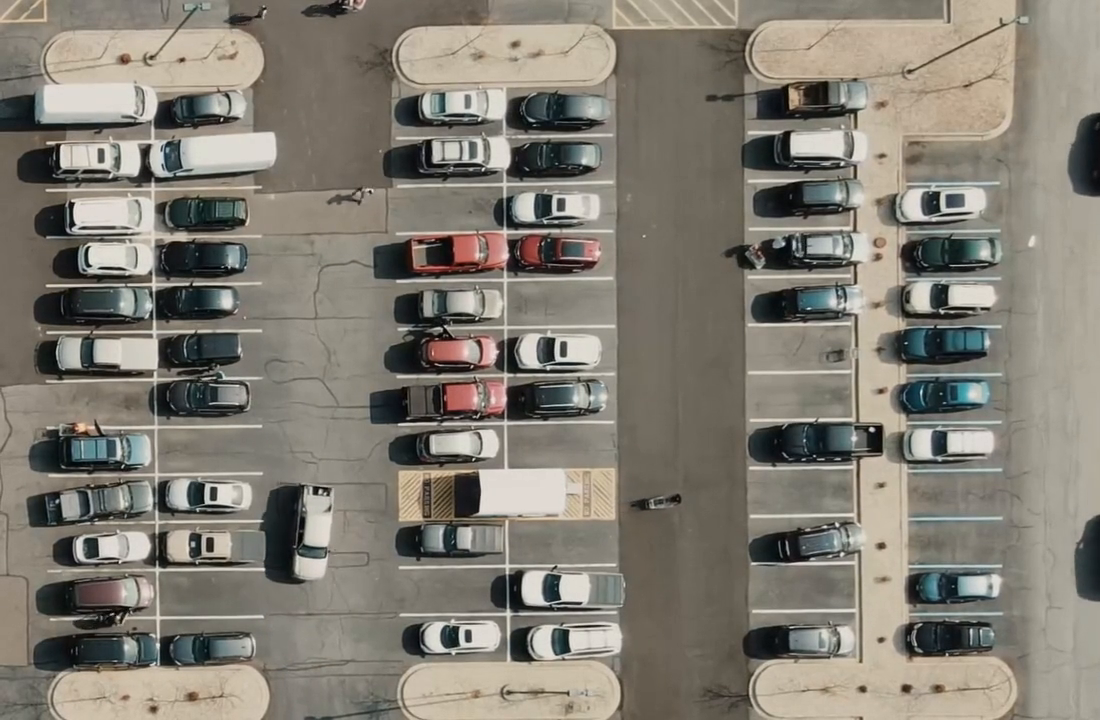
#> input picture frame 67 of data/reversed.mp4, 1100 x 720 px
$ python main.py
#> lines starting #> are read from the running program, lines starting #| are printed output that depends on the picture; after the words box and inside, x2 and y2 are one past the last pixel; in counts of white or black regions, pixels touching at a corner belong together
import sys
from matplotlib.style import available
import numpy as np
import pickle
import cv2
import cvzone
from pathlib import Path
import eel
import threading

# Global vars
VIDEO_LOCATION = str(Path("data/reversed.mp4"))
WIDTH, HEIGHT = 107, 48


try:
    with open("compDict.p", "rb") as x:
#> (reads compDict.p from the repository)
#> further down, feed is the input picture: shape (720, 1100, 3); mean B, G, R 115.8, 125.9, 130.8
        mainDict = pickle.load(x)
        Dict = mainDict
except FileNotFoundError:
    sys.exit("Run Slots.py first to generate slots to watch")


def process(feed):

    # the image has been converted to grayscale and blurred
    processed = cv2.GaussianBlur((cv2.cvtColor(feed, cv2.COLOR_BGR2GRAY)), (3, 3), 1)
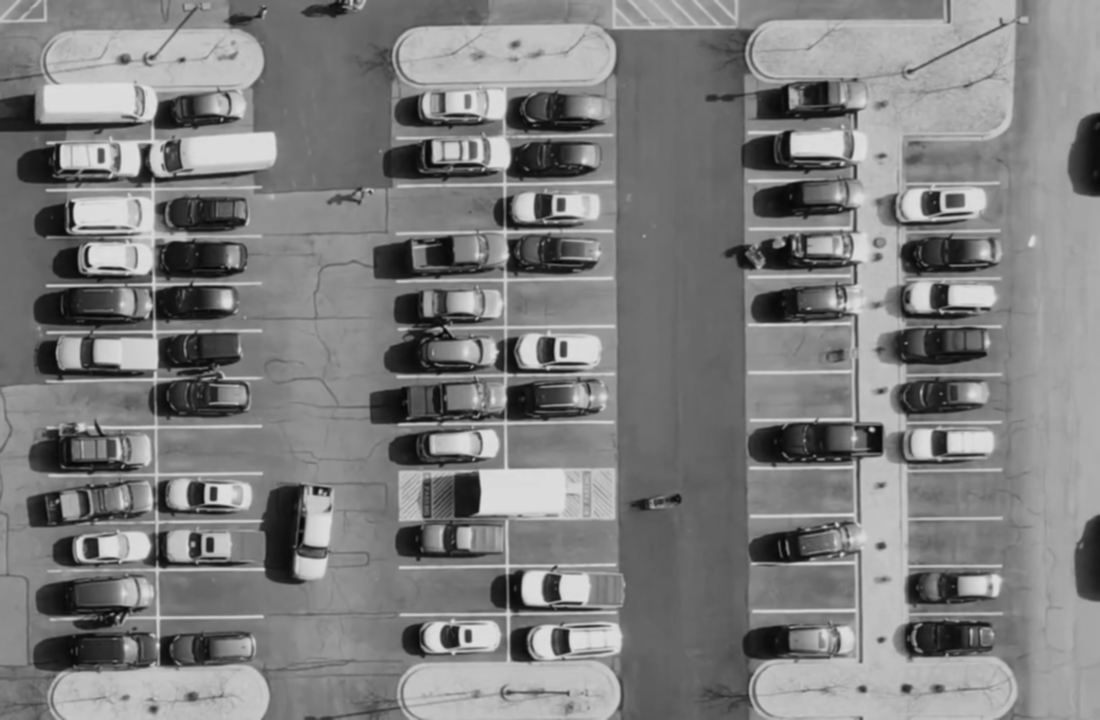
#> processed: shape (720, 1100); min 4, max 223, mean 126.2

    # converting to binary image map
    threshold = cv2.adaptiveThreshold(
        processed, 255, cv2.ADAPTIVE_THRESH_GAUSSIAN_C, cv2.THRESH_BINARY_INV, 25, 16
    )
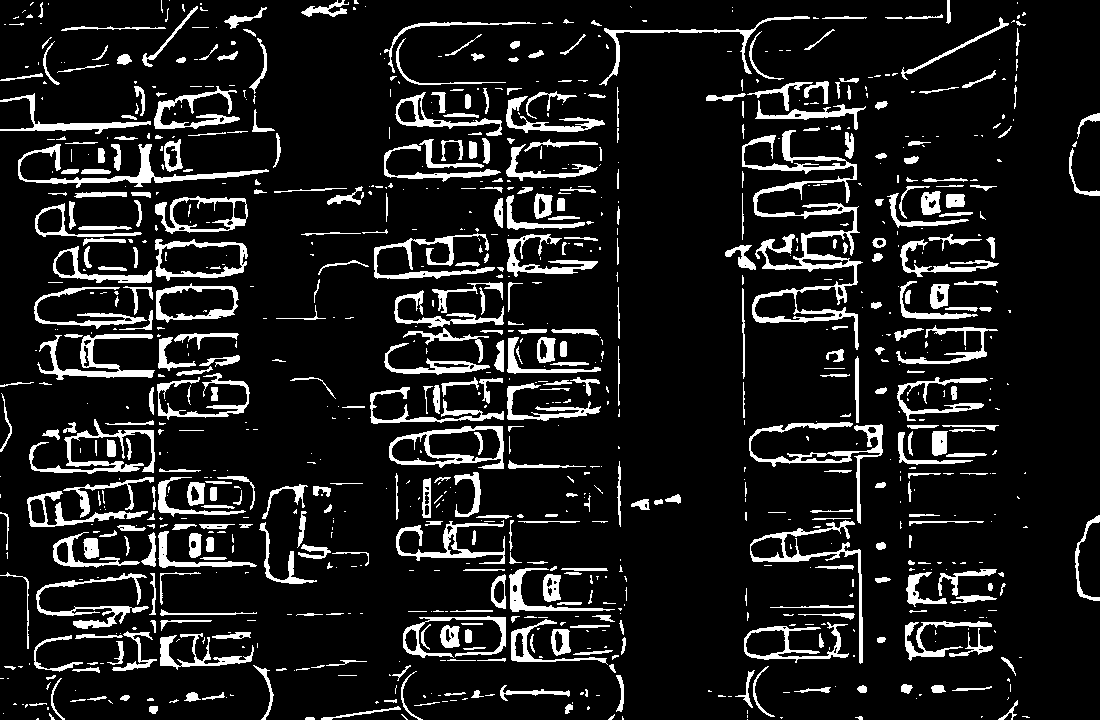
#> threshold: shape (720, 1100); 11.8% white; 944 white regions (513 under 20 px), largest, box (x1, y1, x2, y2) and area: (742, 130, 863, 350) 5109, (18, 144, 269, 188) 1810, (749, 422, 883, 524) 1760

    # applying median blur to reduce noise
    median = cv2.medianBlur(threshold, 5)
#> median: shape (720, 1100); 9.7% white; 653 white regions (222 under 20 px), largest, box (x1, y1, x2, y2) and area: (40, 334, 154, 380) 1575, (389, 426, 504, 469) 1485, (36, 144, 265, 187) 1447

    # stretching the pixels in the image to make it easier to find bounds

    kernels = np.ones((3, 3), np.uint8)

    dilate = cv2.dilate(median, kernels, iterations=1)
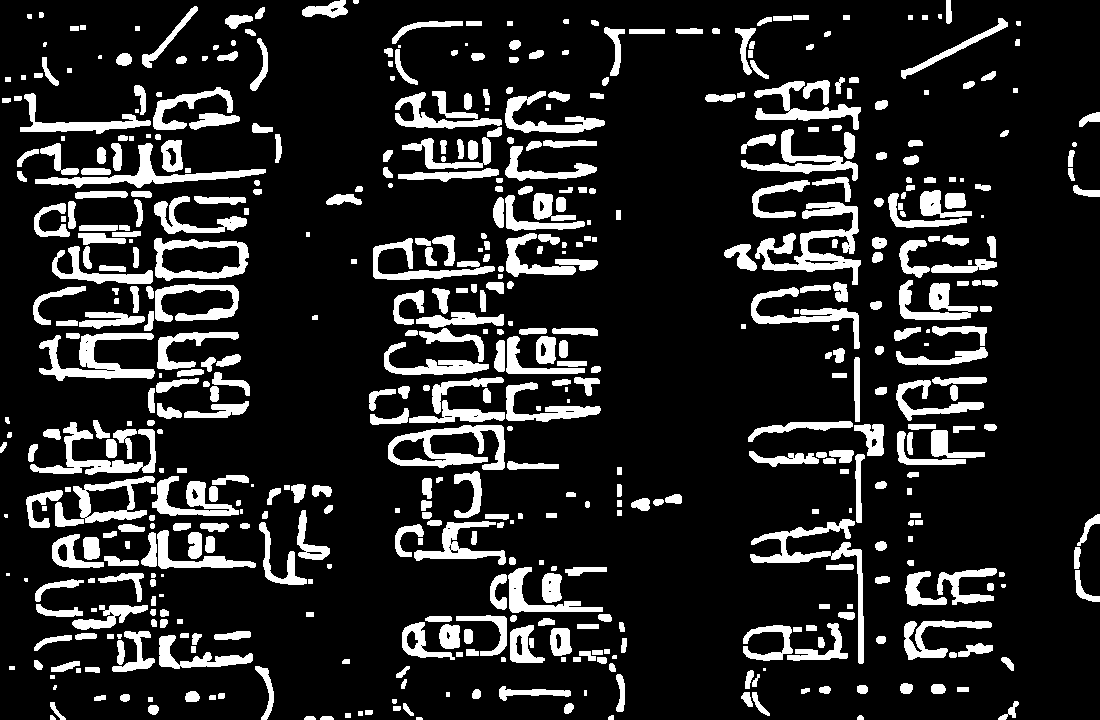
#> dilate: shape (720, 1100); 15.6% white; 547 white regions (30 under 20 px), largest, box (x1, y1, x2, y2) and area: (755, 202, 861, 285) 3009, (750, 519, 864, 664) 2305, (388, 425, 505, 470) 2288

    return dilate


def checkSlot(processed):
    emptyLots = []
#> emptyLots = []
    availableSlots = 0
    for x in Dict.values():
        a, b = x["pos"]
        slot = processed[b : b + HEIGHT, a : a + WIDTH]

        # counting all non-zero pixels
        count = cv2.countNonZero(slot)

        # showing non-zero pixel count
        # cvzone.putTextRect(
        #     feed, str(count), (a + 10, b + 10), 1, 1, (255, 255, 255), (0, 0, 0)
        # )
        if count < 800:
            # change the slot occupancy if empty
            color = [0, 255, 0]
            availableSlots += 1
            thickness = 2
            x["occupied"] = False
        else:
            x["occupied"] = True
            color = [255, 255, 255]
            thickness = 1

        # print(Dict)

        cv2.rectangle(feed, (a, b), (a + WIDTH, b + HEIGHT), color, thickness)

        if x["occupied"] == False:

            # get distances of the empty lots and store them in a list
            emptyLots.append(x["distance"])

            # return minimum value
            minDistance = min(emptyLots)
#> this loop made 4 passes
#> (count, minDistance) on passes 1, 2, 4: (83, 1243), (162, 612), (334, 612)
#> count on pass 3: 1809
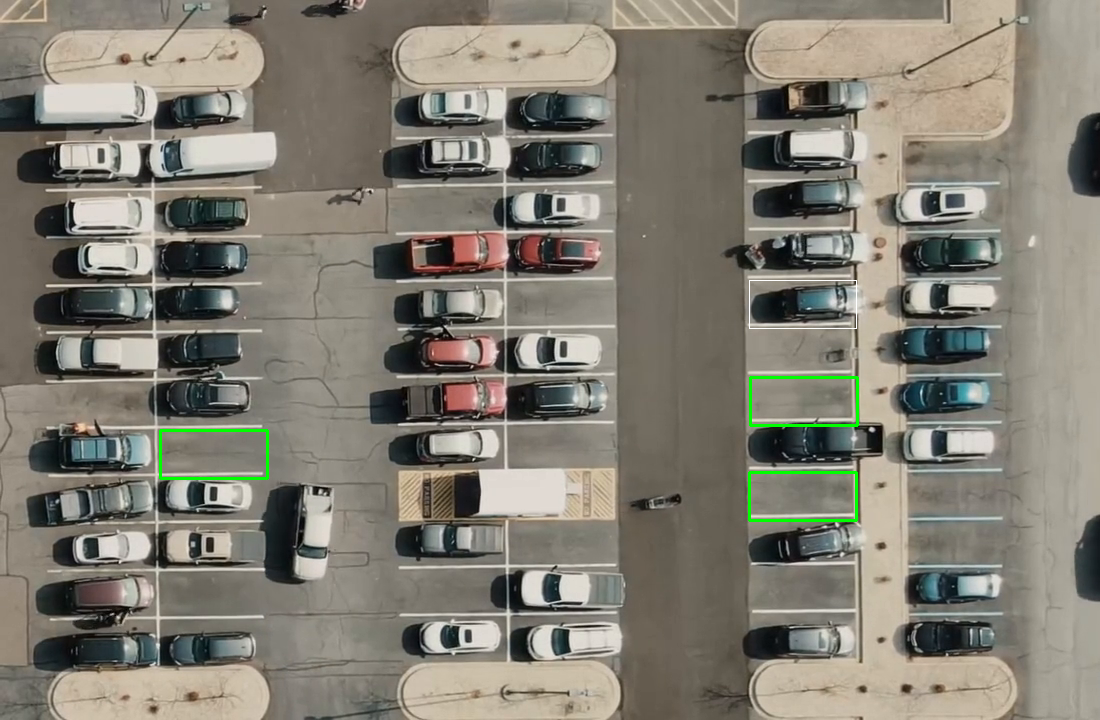
#> feed: shape (720, 1100, 3); 0.39% of pixels changed, all inside (x1, y1, x2, y2) = (159, 280, 859, 522)
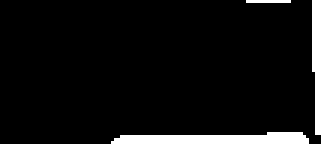
#> slot: shape (48, 107) (shown 3 times larger); 6.5% white; 3 white regions (1 under 20 px), largest, box (x1, y1, x2, y2) and area: (37, 44, 103, 48) 205, (104, 0, 107, 45) 114
#> after the loop, availableSlots = 3; emptyLots = [1243, 612, 1149]

            # print(minDistance)
        # get key of closest empty lot
    suggested = [k for k in Dict if (Dict[k]["distance"] == minDistance)]
#> suggested = [2]

    cvzone.putTextRect(
        feed,
        f"Free:{availableSlots}/{len(Dict)}",
        (50, 50),
        scale=2,
        thickness=1,
        offset=3,
        colorR=[255, 255, 255],
        colorT=[0, 0, 0],
    )

    # Call the js function to update the slots.
    eel.myFunc(int(availableSlots), int(len(Dict)), int(suggested[0]))
#> (this line was passed over: eel is not available in this run)

    # print(suggested)

    # Show nearest unoccupied slot
    cvzone.putTextRect(
        feed,
        f"Nearest Lot: {str(suggested[0])}",
        (800, 60),
        scale=2,
        thickness=1,
        offset=2,
        colorR=[255, 255, 255],
        colorT=[0, 0, 0],
    )


# front end rendering using eel on a separate thread
def renderer():
    eel.start(
        "direction.html",
        size=(1000, 800),
    )


cap = cv2.VideoCapture(VIDEO_LOCATION)
eel.init("frontend")


t1 = threading.Thread(
    target=renderer,
)
t1.start()

# eel.spawn(renderer)


while True:
    count = 1
    # looping the video
    if cap.get(cv2.CAP_PROP_POS_FRAMES) == cap.get(cv2.CAP_PROP_FRAME_COUNT):
        cap.set(cv2.CAP_PROP_POS_FRAMES, 0)

    _, feed = cap.read()
    checkSlot(process(feed))

    for x in Dict.values():
        # lot indexes
        cvzone.putTextRect(
            feed,
            str(count),
            (
                x["pos"][0] + 5,
                x["pos"][1] + 15,
            ),
            scale=1,
            thickness=1,
            offset=2,
            colorR=[255, 255, 255],
            colorT=[0, 0, 0],
        )

        # distance to gate
        cvzone.putTextRect(
            feed,
            f"Distance: {x['distance']}",
            (
                x["pos"][0] + 35,
                x["pos"][1] + 45,
            ),
            scale=0.7,
            thickness=1,
            offset=2,
            colorR=[255, 255, 255],
            colorT=[0, 0, 0],
        )

        count += 1
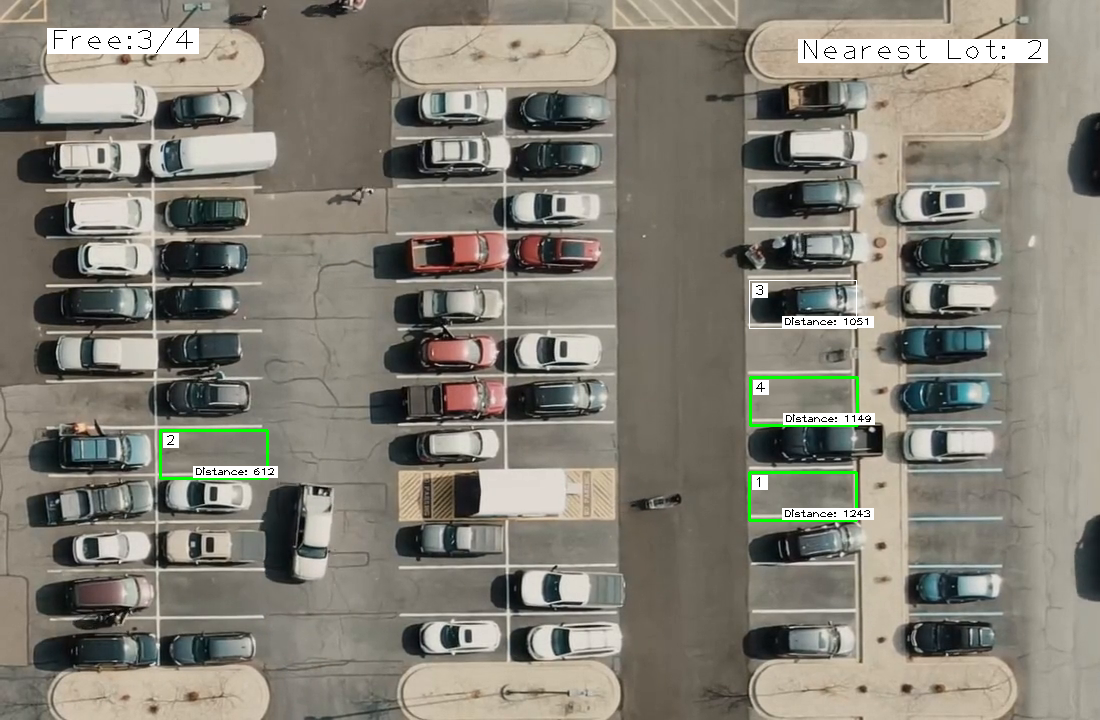
#> feed: shape (720, 1100, 3); mean B, G, R 117.1, 127.7, 131.6
#> after the loop, count = 5

        # show the nearest unoccupied lot

    cv2.imshow("Parking Lot Feed", feed)
    key = cv2.waitKey(10)
#> (key Esc is pressed here)

    if key == 27:
        break
